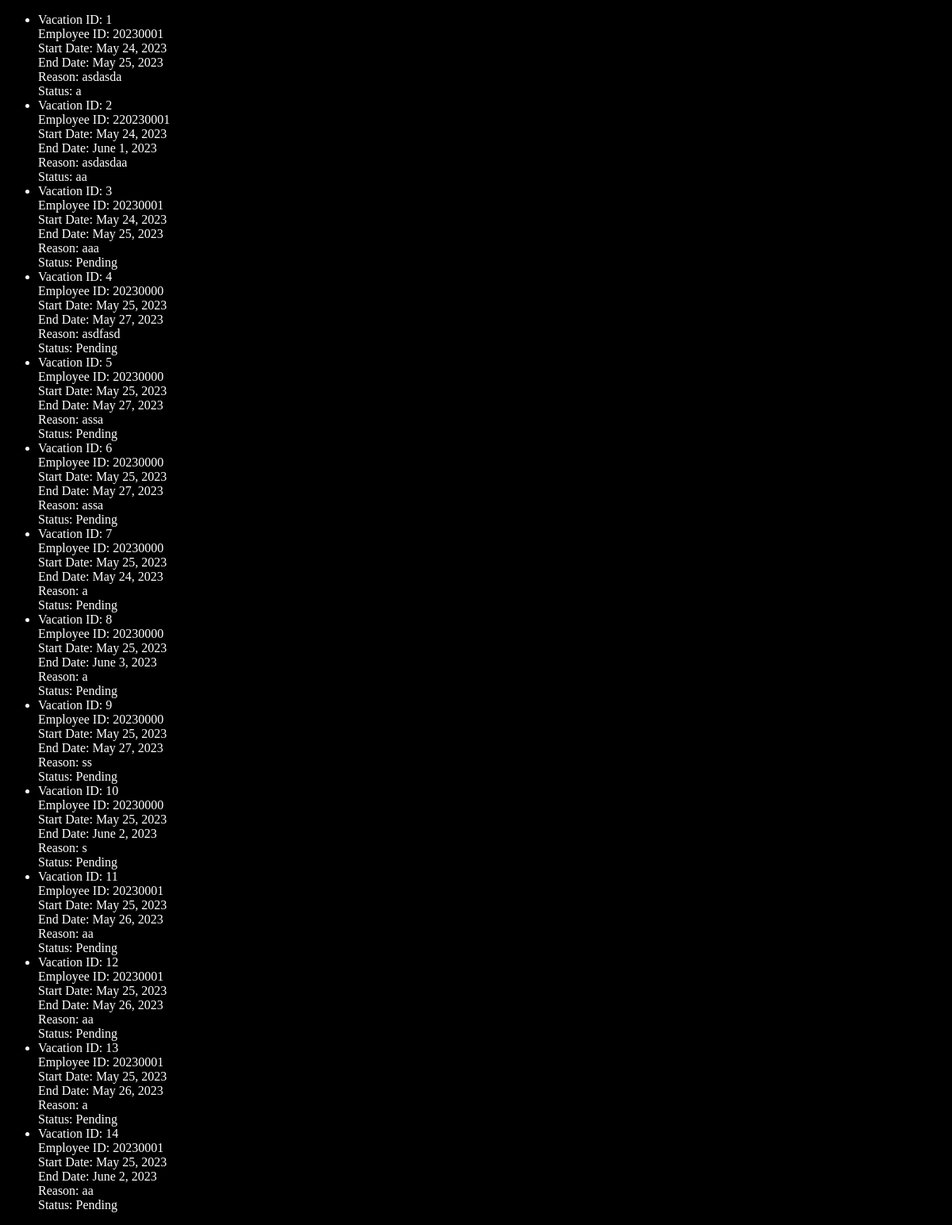
Before: /index2/ with the older database file.
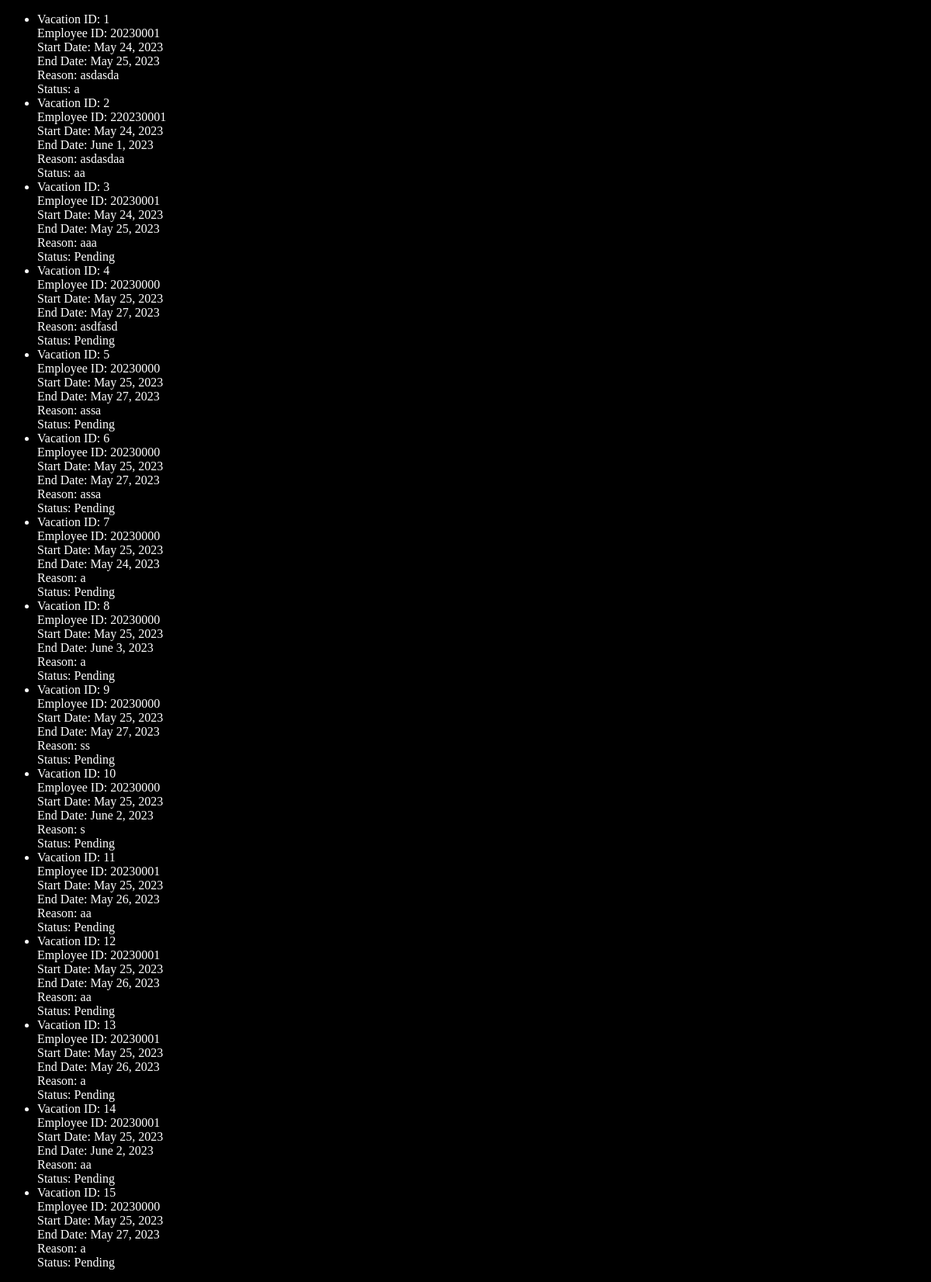
After: the same page with the newer database file.
### main/models.py (models this page shows, shortened)
class Vacation(models.Model):
    ID = models.BigAutoField(primary_key=True)
    EmployeeID = models.IntegerField(models.ForeignKey(
        Employee, verbose_name=("Employee ID"), on_delete=models.CASCADE))
    startDate = models.DateField()
    endDate = models.DateField()
    reason = models.TextField()
    status = models.TextField(max_length=20, default='Pending')

### main/views.py (the view)
# urls.py: path("index2/", views.index2, name="index2"),
def index2(request):
    context = {
        "Vacations": Vacation.objects.all()
    }
    return render(request, 'Emp/index2.html', context)

### main/templates/Emp/index2.html (shortened to what this page needs)
<!DOCTYPE html>
<html lang="en">
  {% load static %}
  <head>
    <link rel="stylesheet" href="{% static 'css/style.css' %}" />
  </head>
  <body>
    <ul>
      {% for vac in Vacations %}
      <li>
        Vacation ID: {{ vac.ID }} <br />
        Employee ID: {{ vac.EmployeeID }} <br />
        Start Date: {{ vac.startDate }} <br />
        End Date: {{ vac.endDate }} <br />
        Reason: {{ vac.reason }} <br />
        Status: {{ vac.status }} <br />
      </li>
      {% endfor %}
    </ul>
  </body>
</html>

Changed rows visible on the page:
added Vacation: ID "15", EmployeeID "20230000", startDate "May 25, 2023", endDate "May 27, 2023", reason "a", status "Pending"
